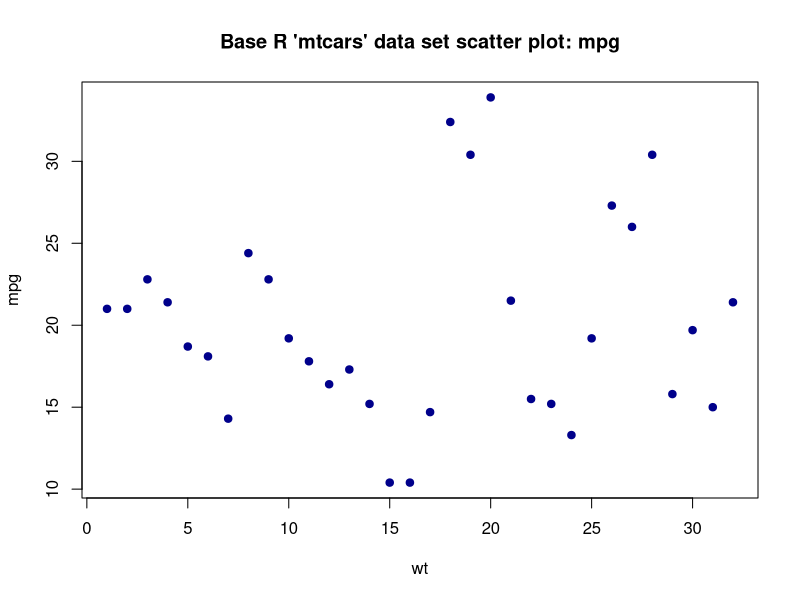
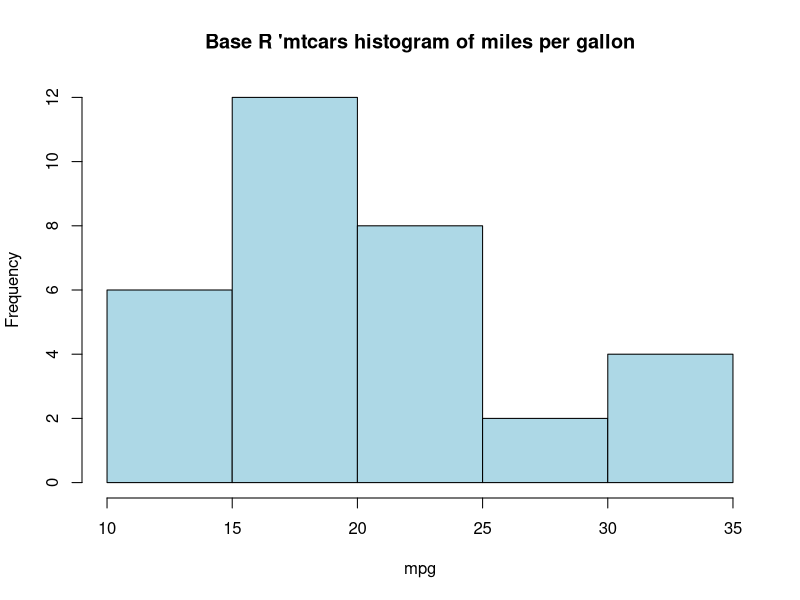
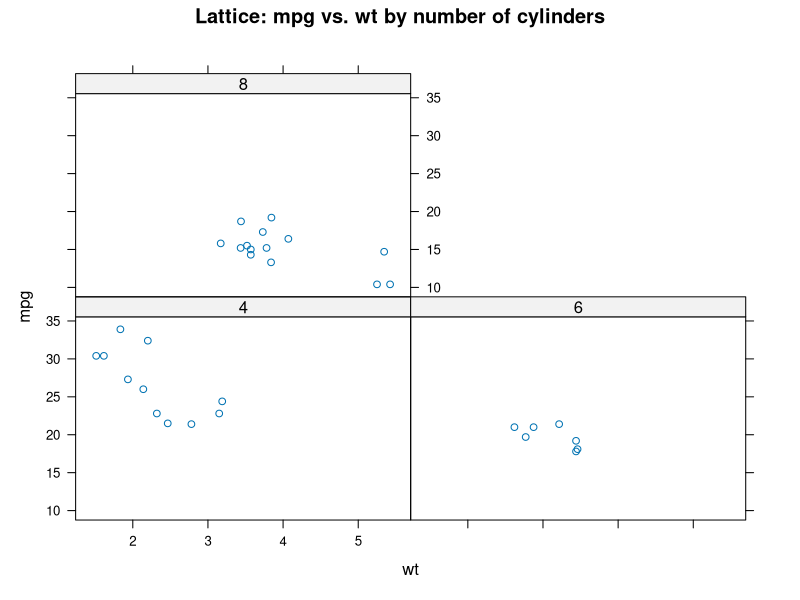
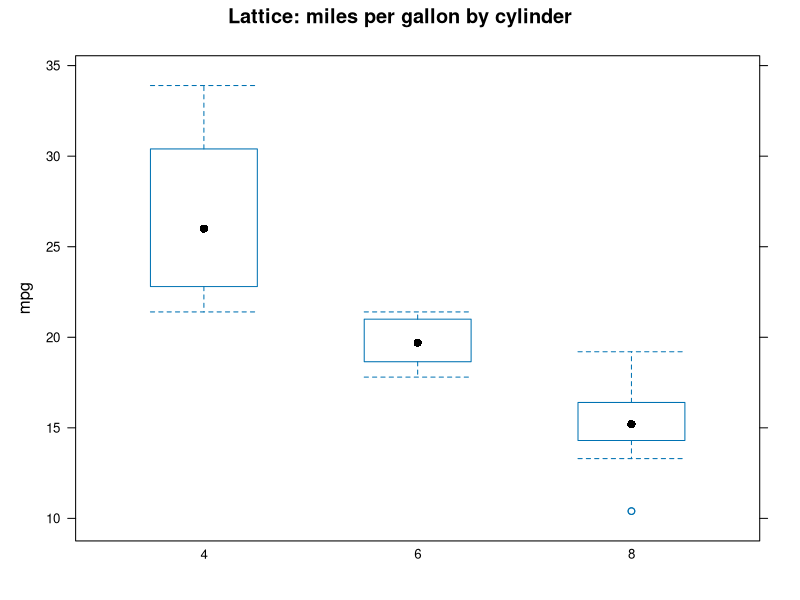
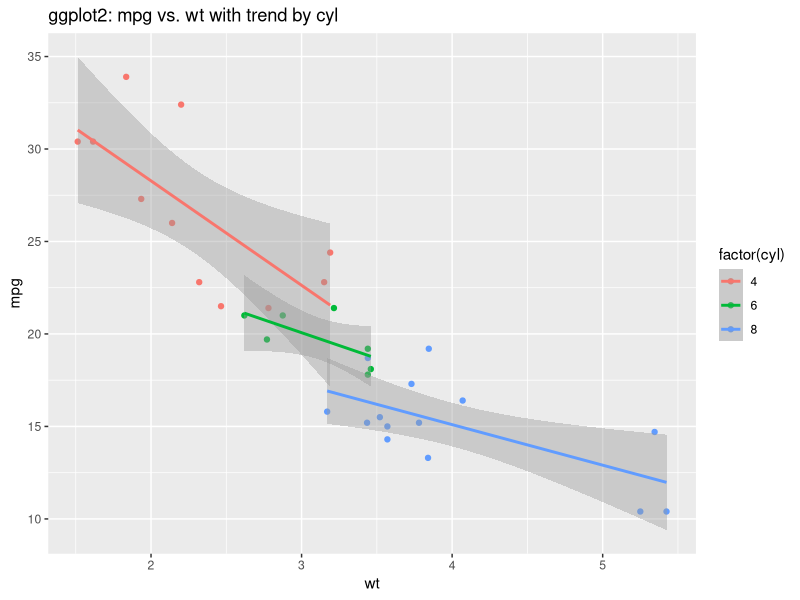
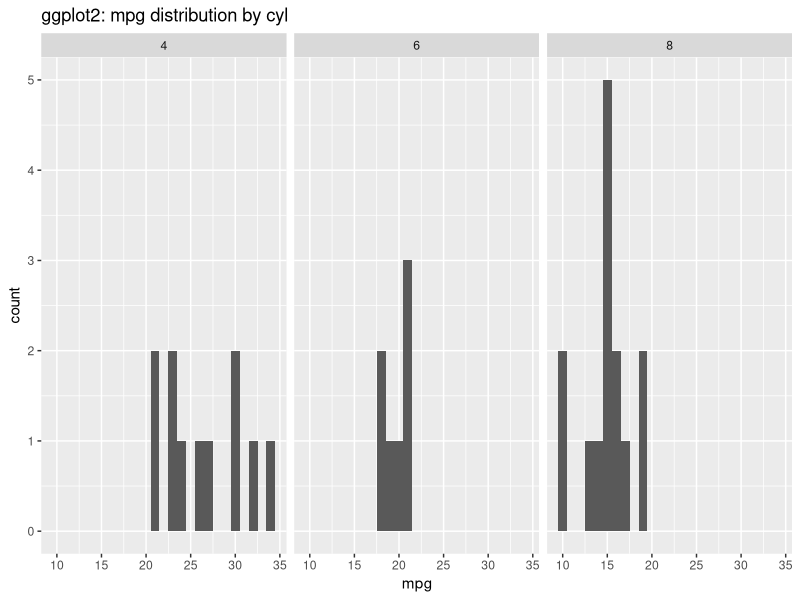

Write R code to recreate these figures, in order.
#Module #9 post for my LIS4370 blog. Welcome!

# Choose one dataset from the Rdatasets collection. Load it into R with:
# data("DatasetName",package = "PackageName")
# head(DatasetName)
data("mtcars", package = "datasets")
head(mtcars)


# Task 1 - Base R Graphics
# Create at least two plots using base R functions.

# Scatter plot
plot(mtcars$mpg, main="Base R 'mtcars' data set scatter plot: mpg", xlab="wt", ylab="mpg", pch=19, col="darkblue")

# Histogram
hist(mtcars$mpg, main = "Base R 'mtcars histogram of miles per gallon", xlab = "mpg", col="lightblue", border="black")


# Task 2 - Lattice Graphics
# Use the lattice package to produce conditioned or multivariate plots
library(lattice)

# Conditional scatter plot (small multiples)
xyplot(mpg ~ wt|factor(cyl), data = mtcars, main="Lattice: mpg vs. wt by number of cylinders")

# Box-and-whisker plot
bwplot(mpg ~ factor(cyl), data = mtcars, main = "Lattice: miles per gallon by cylinder")


# Task 3 - ggplot2
# Use ggplot2's grammar of graphics to create layered visuals.
library(ggplot2)

# Scatter plot with smoothing
ggplot(mtcars, aes(x = wt, y = mpg, color=factor(cyl))) + geom_point() + geom_smooth(method = "lm") + labs(title = "ggplot2: mpg vs. wt with trend by cyl")

# Faceted Histogram
ggplot(mtcars, aes(mpg)) + geom_histogram(binwidth = 1) + facet_wrap(~ cyl) + labs(title = "ggplot2: mpg distribution by cyl")


# Discussion
# On your blog, embed your three visualizations (one from each system) and address:


# How does the syntax and workflow differ between base, lattice, and ggplot2?

# For base graphics, the workflow is incremental. You start with a highly
# advanced plotting function called plot() to create the base plot, and then use
# separate arguments like main, xlab, and ylab to add additional elements that
# will be contained inside the plot. The syntax in base graphics is function
# based, meaning it uses many separate, simple functions, such as plot() and
# hist(). Plot parameters are passed directly as arguments within these
# functions. For the lattice library, the workflow is indicative. You specify
# all the plot components within a single function call. This library also uses
# a highly advanced function called xyplot(). The syntax in lattice is based on
# a variety of formulas. The main functions, like xyplot() and bwplot(), use a
# formula to define the variables of a y variable predicted by an x variable.
# In ggplot2, the workflow is more integrated. You build the plot in layers,
# assign it to an object, and then add, remove, or modify layers. This
# integration makes it easier to create complex plots and saves elements that
# are used multiple times. The syntax in ggplot2 is simply conditional because
# parameters are passed as arguments, and the variables used in this library are
# often paired with function arguments for customization.


# Which system gave you the most control or produced the most
# “publication-quality” output with minimal code?

# After comparing the workflow and syntax of the three R graphics systems, I
# found that ggplot2 offered the most control and produced publication-quality
# output efficiently. Its layered structure allowed for extra control over every
# plot element, from modifying layers and scales to setting labels. By adding new
# layers via concatenation, I was able to build useful plots, as shown in my
# task 3 code.


# Any challenges or surprises you encountered when switching between systems?

# When switching between R graphics systems, I have encountered both challenges
# and surprises. When switching to or from Base Graphics, I couldn't undo a plot.
# Once I start a plot, I cannot go back to modify an earlier element. Also, I was
# surprised to see how simple and fast it was to create a scatter plot with the
# plot() function. When switching to or from lattice, I found myself needing to
# know less common Base graphics syntax, like the | for given, which made
# comprehending the xyplot() function a bit more difficult. I was, however,
# surprised at how efficient and concise lattice’s formula syntax can be when I
# go to do a simple conditional plot. Finally, switching to or from ggplot2
# challenged my thinking because of how it handles aesthetic mappings with the
# aes() function, which differs from how I am used to understanding standard R
# evaluation in Base Graphics. I was surprised at how the legend in my ggplot2
# scatter plot with smoothing automatically appeared in the visual without even
# needing a legend argument.









